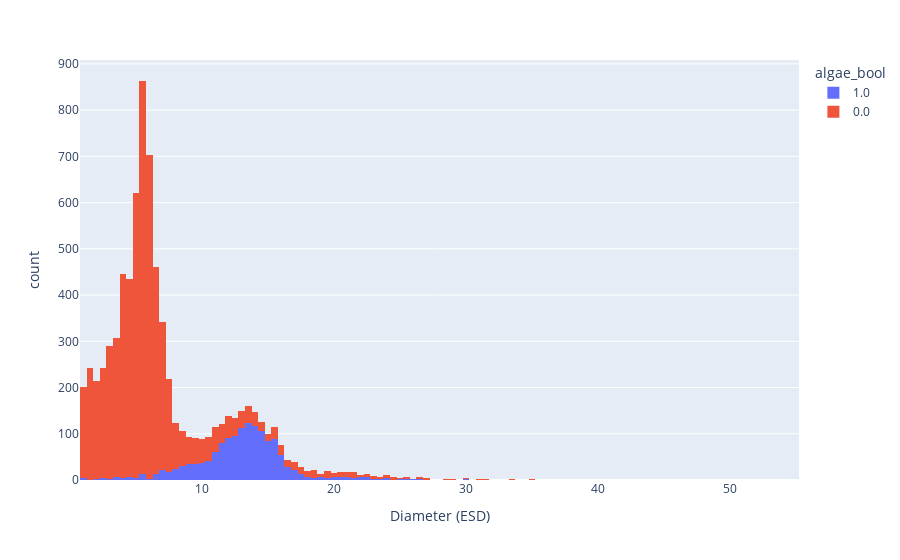

Notebook cell for this chart:
### Code cell
px.histogram(data, x="Diameter (ESD)", color="algae_bool")

### Figure 1 — Plotly figure (JSON) as saved in the notebook; plotly's stock layout.template omitted (floating-point values rounded to 4 significant figures; data arrays with more than 128 entries replaced by an {"elided": "..."} marker saying what was removed)
{"data": [{"alignmentgroup": "True", "bingroup": "x", "hovertemplate": "algae_bool=1.0<br>Diameter (ESD)=%{x}<br>count=%{y}<extra></extra>", "legendgroup": "1.0", "marker": {"color": "#636efa", "pattern": {"shape": ""}}, "name": "1.0", "offsetgroup": "1.0", "orientation": "v", "showlegend": true, "type": "histogram", "x": {"elided": "1466 float values"}, "xaxis": "x", "yaxis": "y"}, {"alignmentgroup": "True", "bingroup": "x", "hovertemplate": "algae_bool=0.0<br>Diameter (ESD)=%{x}<br>count=%{y}<extra></extra>", "legendgroup": "0.0", "marker": {"color": "#EF553B", "pattern": {"shape": ""}}, "name": "0.0", "offsetgroup": "0.0", "orientation": "v", "showlegend": true, "type": "histogram", "x": {"elided": "6456 float values"}, "xaxis": "x", "yaxis": "y"}], "layout": {"autosize": true, "barmode": "relative", "legend": {"title": {"text": "algae_bool"}, "tracegroupgap": 0}, "margin": {"t": 60}, "xaxis": {"anchor": "y", "autorange": true, "domain": [0, 1], "range": [0.75, 55.25], "title": {"text": "Diameter (ESD)"}, "type": "linear"}, "yaxis": {"anchor": "x", "autorange": true, "domain": [0, 1], "range": [0, 908.4], "title": {"text": "count"}}}}
